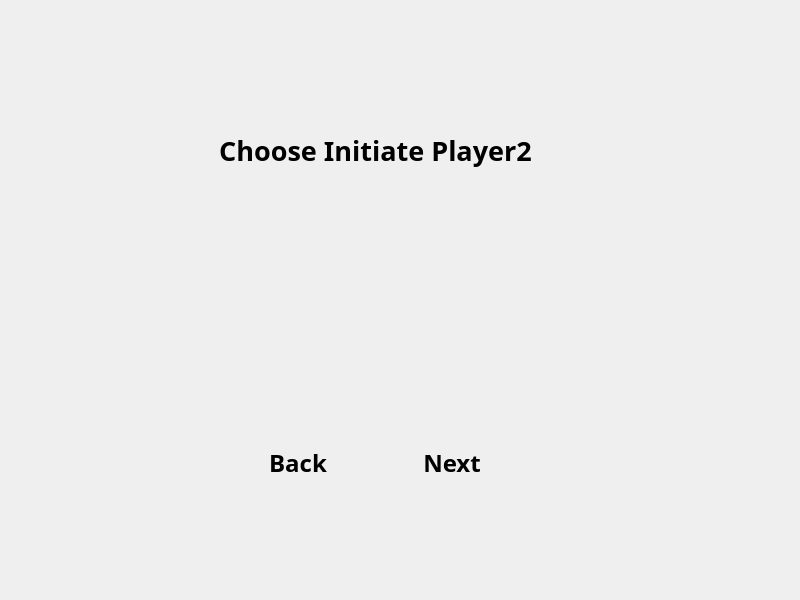
<?xml version="1.0" encoding="UTF-8"?>
<ui version="4.0">
 <class>Player2_Chooser</class>
 <widget class="QWidget" name="Player2_Chooser">
  <property name="geometry">
   <rect>
    <x>0</x>
    <y>0</y>
    <width>800</width>
    <height>600</height>
   </rect>
  </property>
  <property name="windowTitle">
   <string>Form</string>
  </property>
  <widget class="QLabel" name="Bg">
   <property name="geometry">
    <rect>
     <x>0</x>
     <y>0</y>
     <width>800</width>
     <height>600</height>
    </rect>
   </property>
   <property name="text">
    <string/>
   </property>
   <property name="pixmap">
    <pixmap resource="../../assets/assets.qrc">:/Items/titlescreen_new.jpg</pixmap>
   </property>
  </widget>
  <widget class="QLabel" name="ChooserBg">
   <property name="geometry">
    <rect>
     <x>194</x>
     <y>175</y>
     <width>360</width>
     <height>325</height>
    </rect>
   </property>
   <property name="text">
    <string/>
   </property>
   <property name="pixmap">
    <pixmap resource="../../assets/assets.qrc">:/Items/SeedChooser_Background.png</pixmap>
   </property>
   <property name="scaledContents">
    <bool>true</bool>
   </property>
  </widget>
  <widget class="QLabel" name="Title">
   <property name="geometry">
    <rect>
     <x>200</x>
     <y>130</y>
     <width>351</width>
     <height>41</height>
    </rect>
   </property>
   <property name="font">
    <font>
     <family>Papyrus</family>
     <pointsize>20</pointsize>
     <bold>true</bold>
    </font>
   </property>
   <property name="text">
    <string>Choose Initiate Player2</string>
   </property>
   <property name="alignment">
    <set>Qt::AlignCenter</set>
   </property>
  </widget>
  <widget class="QWidget" name="gridLayoutWidget">
   <property name="geometry">
    <rect>
     <x>200</x>
     <y>210</y>
     <width>351</width>
     <height>281</height>
    </rect>
   </property>
   <layout class="QGridLayout" name="gridLayout">
    <item row="2" column="1">
     <widget class="QStackedWidget" name="Stacked_SnowPea">
      <property name="minimumSize">
       <size>
        <width>100</width>
        <height>100</height>
       </size>
      </property>
      <property name="maximumSize">
       <size>
        <width>100</width>
        <height>100</height>
       </size>
      </property>
      <widget class="QWidget" name="page_3">
       <widget class="QPushButton" name="ChooseButton_SnowPea">
        <property name="geometry">
         <rect>
          <x>0</x>
          <y>0</y>
          <width>100</width>
          <height>100</height>
         </rect>
        </property>
        <property name="minimumSize">
         <size>
          <width>100</width>
          <height>100</height>
         </size>
        </property>
        <property name="maximumSize">
         <size>
          <width>100</width>
          <height>100</height>
         </size>
        </property>
        <property name="styleSheet">
         <string notr="true">QPushButton {
    border: none;
    border-image: url(:/Items/ui/ShovelBank.png) 0 0 0 0 stretch stretch;
}</string>
        </property>
        <property name="text">
         <string/>
        </property>
       </widget>
       <widget class="QLabel" name="Img_SnowPea">
        <property name="geometry">
         <rect>
          <x>10</x>
          <y>3</y>
          <width>81</width>
          <height>81</height>
         </rect>
        </property>
        <property name="minimumSize">
         <size>
          <width>81</width>
          <height>81</height>
         </size>
        </property>
        <property name="maximumSize">
         <size>
          <width>81</width>
          <height>81</height>
         </size>
        </property>
        <property name="text">
         <string/>
        </property>
        <property name="pixmap">
         <pixmap resource="../../assets/assets.qrc">:/Items/Plants/SnowPea.png</pixmap>
        </property>
        <property name="alignment">
         <set>Qt::AlignCenter</set>
        </property>
       </widget>
       <widget class="QLabel" name="SnowPea_Chosen">
        <property name="geometry">
         <rect>
          <x>0</x>
          <y>0</y>
          <width>100</width>
          <height>100</height>
         </rect>
        </property>
        <property name="font">
         <font>
          <family>Papyrus</family>
          <pointsize>14</pointsize>
         </font>
        </property>
        <property name="autoFillBackground">
         <bool>false</bool>
        </property>
        <property name="styleSheet">
         <string notr="true">QPushButton {
    border: none;
    border-image: url(:/Items/ui/SeedChooser_Button.png) 0 0 0 0 stretch stretch;
}

QPushButton:hover {
    border-image: url(:/Items/ui/SeedChooser_Button2.png) 0 0 0 0 stretch stretch;
}

QPushButton:pressed {
    border-image: url(:/Items/ui/SeedChooser_Button_Disabled.png) 0 0 0 0 stretch stretch;
}</string>
        </property>
        <property name="text">
         <string/>
        </property>
        <property name="textFormat">
         <enum>Qt::PlainText</enum>
        </property>
        <property name="pixmap">
         <pixmap resource="../../assets/assets.qrc">:/Items/ui/SeedChooser_Button_Glow.png</pixmap>
        </property>
        <property name="scaledContents">
         <bool>true</bool>
        </property>
        <property name="alignment">
         <set>Qt::AlignCenter</set>
        </property>
        <property name="wordWrap">
         <bool>false</bool>
        </property>
       </widget>
      </widget>
      <widget class="QWidget" name="page_4"/>
     </widget>
    </item>
    <item row="4" column="0">
     <widget class="QPushButton" name="BackButton">
      <property name="minimumSize">
       <size>
        <width>100</width>
        <height>40</height>
       </size>
      </property>
      <property name="maximumSize">
       <size>
        <width>100</width>
        <height>40</height>
       </size>
      </property>
      <property name="font">
       <font>
        <family>Papyrus</family>
        <pointsize>18</pointsize>
        <bold>true</bold>
       </font>
      </property>
      <property name="autoFillBackground">
       <bool>false</bool>
      </property>
      <property name="styleSheet">
       <string notr="true">QPushButton {
    border: none;
    border-image: url(:/Items/ui/SeedChooser_Button.png) 0 0 0 0 stretch stretch;
}

QPushButton:hover {
    border-image: url(:/Items/ui/SeedChooser_Button2.png) 0 0 0 0 stretch stretch;
}

QPushButton:pressed {
    border-image: url(:/Items/ui/SeedChooser_Button_Disabled.png) 0 0 0 0 stretch stretch;
}</string>
      </property>
      <property name="text">
       <string>Back</string>
      </property>
     </widget>
    </item>
    <item row="2" column="0">
     <widget class="QStackedWidget" name="Stacked_PeaShooterSingle">
      <property name="minimumSize">
       <size>
        <width>100</width>
        <height>100</height>
       </size>
      </property>
      <property name="maximumSize">
       <size>
        <width>100</width>
        <height>100</height>
       </size>
      </property>
      <widget class="QWidget" name="page">
       <widget class="QPushButton" name="ChooseButton_PeaShootSingle">
        <property name="geometry">
         <rect>
          <x>0</x>
          <y>0</y>
          <width>100</width>
          <height>100</height>
         </rect>
        </property>
        <property name="minimumSize">
         <size>
          <width>100</width>
          <height>100</height>
         </size>
        </property>
        <property name="maximumSize">
         <size>
          <width>100</width>
          <height>100</height>
         </size>
        </property>
        <property name="styleSheet">
         <string notr="true">QPushButton {
    border: none;
    border-image: url(:/Items/ui/ShovelBank.png) 0 0 0 0 stretch stretch;
}</string>
        </property>
        <property name="text">
         <string/>
        </property>
       </widget>
       <widget class="QLabel" name="Img_PeaShooterSingle">
        <property name="geometry">
         <rect>
          <x>10</x>
          <y>3</y>
          <width>81</width>
          <height>81</height>
         </rect>
        </property>
        <property name="minimumSize">
         <size>
          <width>81</width>
          <height>81</height>
         </size>
        </property>
        <property name="maximumSize">
         <size>
          <width>81</width>
          <height>81</height>
         </size>
        </property>
        <property name="text">
         <string/>
        </property>
        <property name="pixmap">
         <pixmap resource="../../assets/assets.qrc">:/Items/Plants/PeaShooterSingle.png</pixmap>
        </property>
        <property name="alignment">
         <set>Qt::AlignCenter</set>
        </property>
       </widget>
       <widget class="QLabel" name="PeaShooterSingle_Chosen">
        <property name="geometry">
         <rect>
          <x>0</x>
          <y>0</y>
          <width>100</width>
          <height>100</height>
         </rect>
        </property>
        <property name="font">
         <font>
          <family>Papyrus</family>
          <pointsize>14</pointsize>
         </font>
        </property>
        <property name="autoFillBackground">
         <bool>false</bool>
        </property>
        <property name="styleSheet">
         <string notr="true">QPushButton {
    border: none;
    border-image: url(:/Items/ui/SeedChooser_Button.png) 0 0 0 0 stretch stretch;
}

QPushButton:hover {
    border-image: url(:/Items/ui/SeedChooser_Button2.png) 0 0 0 0 stretch stretch;
}

QPushButton:pressed {
    border-image: url(:/Items/ui/SeedChooser_Button_Disabled.png) 0 0 0 0 stretch stretch;
}</string>
        </property>
        <property name="text">
         <string/>
        </property>
        <property name="textFormat">
         <enum>Qt::PlainText</enum>
        </property>
        <property name="pixmap">
         <pixmap resource="../../assets/assets.qrc">:/Items/ui/SeedChooser_Button_Glow.png</pixmap>
        </property>
        <property name="scaledContents">
         <bool>true</bool>
        </property>
        <property name="alignment">
         <set>Qt::AlignCenter</set>
        </property>
        <property name="wordWrap">
         <bool>false</bool>
        </property>
       </widget>
      </widget>
      <widget class="QWidget" name="page_2"/>
     </widget>
    </item>
    <item row="4" column="1">
     <widget class="QPushButton" name="NextBotton">
      <property name="minimumSize">
       <size>
        <width>100</width>
        <height>40</height>
       </size>
      </property>
      <property name="maximumSize">
       <size>
        <width>100</width>
        <height>40</height>
       </size>
      </property>
      <property name="font">
       <font>
        <family>Papyrus</family>
        <pointsize>18</pointsize>
        <bold>true</bold>
       </font>
      </property>
      <property name="autoFillBackground">
       <bool>false</bool>
      </property>
      <property name="styleSheet">
       <string notr="true">QPushButton {
    border: none;
    border-image: url(:/Items/ui/SeedChooser_Button.png) 0 0 0 0 stretch stretch;
}

QPushButton:hover {
    border-image: url(:/Items/ui/SeedChooser_Button2.png) 0 0 0 0 stretch stretch;
}

QPushButton:pressed {
    border-image: url(:/Items/ui/SeedChooser_Button_Disabled.png) 0 0 0 0 stretch stretch;
}</string>
      </property>
      <property name="text">
       <string>Next</string>
      </property>
     </widget>
    </item>
    <item row="3" column="0">
     <widget class="QStackedWidget" name="Stacked_Cabbagepult">
      <property name="minimumSize">
       <size>
        <width>100</width>
        <height>100</height>
       </size>
      </property>
      <property name="maximumSize">
       <size>
        <width>100</width>
        <height>100</height>
       </size>
      </property>
      <widget class="QWidget" name="page_5">
       <widget class="QPushButton" name="ChooseButton_Cabbagepult">
        <property name="geometry">
         <rect>
          <x>0</x>
          <y>0</y>
          <width>100</width>
          <height>100</height>
         </rect>
        </property>
        <property name="minimumSize">
         <size>
          <width>100</width>
          <height>100</height>
         </size>
        </property>
        <property name="maximumSize">
         <size>
          <width>100</width>
          <height>100</height>
         </size>
        </property>
        <property name="styleSheet">
         <string notr="true">QPushButton {
    border: none;
    border-image: url(:/Items/ui/ShovelBank.png) 0 0 0 0 stretch stretch;
}</string>
        </property>
        <property name="text">
         <string/>
        </property>
       </widget>
       <widget class="QLabel" name="Img_Cabbagepult">
        <property name="geometry">
         <rect>
          <x>0</x>
          <y>0</y>
          <width>100</width>
          <height>100</height>
         </rect>
        </property>
        <property name="minimumSize">
         <size>
          <width>81</width>
          <height>81</height>
         </size>
        </property>
        <property name="maximumSize">
         <size>
          <width>146</width>
          <height>146</height>
         </size>
        </property>
        <property name="text">
         <string/>
        </property>
        <property name="pixmap">
         <pixmap resource="../../assets/assets.qrc">:/Items/Plants/Cabbagepult.png</pixmap>
        </property>
        <property name="scaledContents">
         <bool>true</bool>
        </property>
        <property name="alignment">
         <set>Qt::AlignBottom|Qt::AlignRight|Qt::AlignTrailing</set>
        </property>
       </widget>
       <widget class="QLabel" name="Cabbagepult_Chosen">
        <property name="geometry">
         <rect>
          <x>0</x>
          <y>0</y>
          <width>100</width>
          <height>100</height>
         </rect>
        </property>
        <property name="font">
         <font>
          <family>Papyrus</family>
          <pointsize>14</pointsize>
         </font>
        </property>
        <property name="autoFillBackground">
         <bool>false</bool>
        </property>
        <property name="styleSheet">
         <string notr="true">QPushButton {
    border: none;
    border-image: url(:/Items/ui/SeedChooser_Button.png) 0 0 0 0 stretch stretch;
}

QPushButton:hover {
    border-image: url(:/Items/ui/SeedChooser_Button2.png) 0 0 0 0 stretch stretch;
}

QPushButton:pressed {
    border-image: url(:/Items/ui/SeedChooser_Button_Disabled.png) 0 0 0 0 stretch stretch;
}</string>
        </property>
        <property name="text">
         <string/>
        </property>
        <property name="textFormat">
         <enum>Qt::PlainText</enum>
        </property>
        <property name="pixmap">
         <pixmap resource="../../assets/assets.qrc">:/Items/ui/SeedChooser_Button_Glow.png</pixmap>
        </property>
        <property name="scaledContents">
         <bool>true</bool>
        </property>
        <property name="alignment">
         <set>Qt::AlignCenter</set>
        </property>
        <property name="wordWrap">
         <bool>false</bool>
        </property>
       </widget>
      </widget>
      <widget class="QWidget" name="page_6"/>
     </widget>
    </item>
    <item row="3" column="1">
     <widget class="QStackedWidget" name="Stacked_Chomper">
      <property name="minimumSize">
       <size>
        <width>100</width>
        <height>100</height>
       </size>
      </property>
      <property name="maximumSize">
       <size>
        <width>100</width>
        <height>100</height>
       </size>
      </property>
      <widget class="QWidget" name="page_7">
       <widget class="QPushButton" name="ChooseButton_Chomper">
        <property name="geometry">
         <rect>
          <x>0</x>
          <y>0</y>
          <width>100</width>
          <height>100</height>
         </rect>
        </property>
        <property name="minimumSize">
         <size>
          <width>100</width>
          <height>100</height>
         </size>
        </property>
        <property name="maximumSize">
         <size>
          <width>100</width>
          <height>100</height>
         </size>
        </property>
        <property name="styleSheet">
         <string notr="true">QPushButton {
    border: none;
    border-image: url(:/Items/ui/ShovelBank.png) 0 0 0 0 stretch stretch;
}</string>
        </property>
        <property name="text">
         <string/>
        </property>
       </widget>
       <widget class="QLabel" name="Img_Chomper">
        <property name="geometry">
         <rect>
          <x>10</x>
          <y>3</y>
          <width>81</width>
          <height>81</height>
         </rect>
        </property>
        <property name="minimumSize">
         <size>
          <width>81</width>
          <height>81</height>
         </size>
        </property>
        <property name="maximumSize">
         <size>
          <width>81</width>
          <height>81</height>
         </size>
        </property>
        <property name="text">
         <string/>
        </property>
        <property name="pixmap">
         <pixmap resource="../../assets/assets.qrc">:/Items/Plants/Chomper.png</pixmap>
        </property>
        <property name="scaledContents">
         <bool>true</bool>
        </property>
        <property name="alignment">
         <set>Qt::AlignCenter</set>
        </property>
       </widget>
       <widget class="QLabel" name="Chomper_Chosen">
        <property name="geometry">
         <rect>
          <x>0</x>
          <y>0</y>
          <width>100</width>
          <height>100</height>
         </rect>
        </property>
        <property name="font">
         <font>
          <family>Papyrus</family>
          <pointsize>14</pointsize>
         </font>
        </property>
        <property name="autoFillBackground">
         <bool>false</bool>
        </property>
        <property name="styleSheet">
         <string notr="true">QPushButton {
    border: none;
    border-image: url(:/Items/ui/SeedChooser_Button.png) 0 0 0 0 stretch stretch;
}

QPushButton:hover {
    border-image: url(:/Items/ui/SeedChooser_Button2.png) 0 0 0 0 stretch stretch;
}

QPushButton:pressed {
    border-image: url(:/Items/ui/SeedChooser_Button_Disabled.png) 0 0 0 0 stretch stretch;
}</string>
        </property>
        <property name="text">
         <string/>
        </property>
        <property name="textFormat">
         <enum>Qt::PlainText</enum>
        </property>
        <property name="pixmap">
         <pixmap resource="../../assets/assets.qrc">:/Items/ui/SeedChooser_Button_Glow.png</pixmap>
        </property>
        <property name="scaledContents">
         <bool>true</bool>
        </property>
        <property name="alignment">
         <set>Qt::AlignCenter</set>
        </property>
        <property name="wordWrap">
         <bool>false</bool>
        </property>
       </widget>
      </widget>
      <widget class="QWidget" name="page_8"/>
     </widget>
    </item>
   </layout>
  </widget>
 </widget>
 <resources>
  <include location="../../assets/assets.qrc"/>
 </resources>
 <connections/>
</ui>
